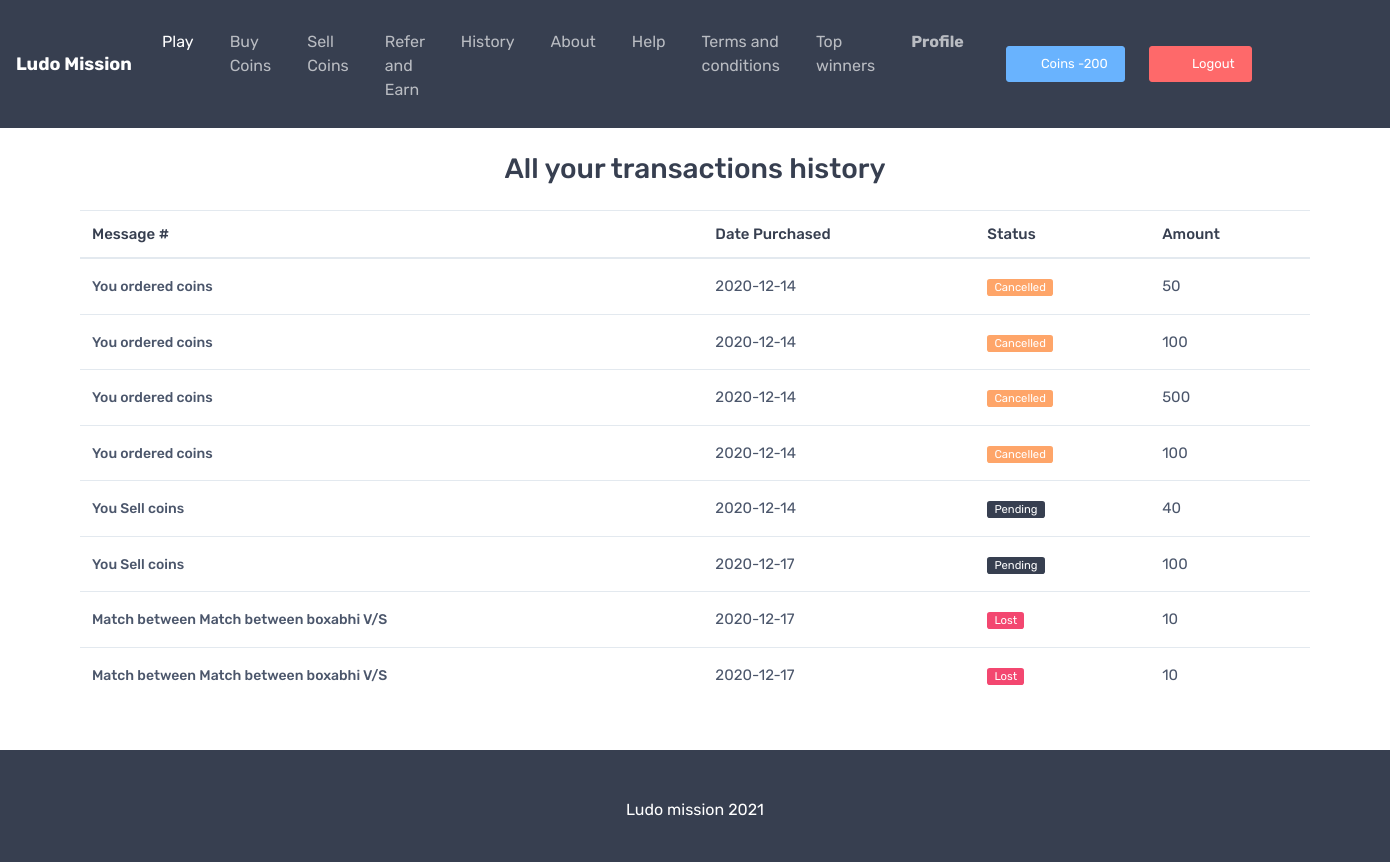
The page /history (signed in) on the database its author committed.
### game/models.py (models this page shows, shortened)
class GameResult(models.Model):
    game = models.ForeignKey(Game, on_delete=models.CASCADE , null=True , blank=True)
    user = models.ForeignKey(User, on_delete=models.CASCADE , null=True , blank=True)
    result = models.CharField(max_length=25 , choices = RESULT ,  default='PENDING')
    reason_of_cancel = models.TextField(blank=True , null=True)
    created_at = models.DateTimeField(auto_now=True)

### home/views.py (the view)
# urls.py: path('history' , history , name="history"),
@login_required(login_url='/accounts/login/')
def history(request):
    if request.user.is_authenticated:
        set_coins(request)
    order_coins = OrderCoins.objects.filter(user = request.user)
    sell_coins = SellCoins.objects.filter(user = request.user)
    game_results = GameResult.objects.filter(user = request.user , game__is_over=True)
    print(game_results)
    results = []
    for order_coins in order_coins:
        result = {}
        result['amount'] = order_coins.amount
        if order_coins.status:
            result['status'] = 'Paid'
        else:
            result['status'] = 'Cancelled'
        result['message'] = 'You ordered coins'
        result['created_at'] = str(order_coins.created_at)[0:10]
        results.append(result)
    for sell_coin in sell_coins:
        result = {}
        result['amount'] = sell_coin.amount
        if sell_coin.is_paid:
            result['status'] = 'Paid'
        else:
            result['status'] = 'Pending'
        result['message'] = 'You Sell coins'
        result['created_at'] = str(sell_coin.created_at)[0:11]
        results.append(result)
    count = 0
    for game_result in game_results:
        count+=1
        result['amount'] = game_result.game.coins
        if game_result.result == 'WON':
            result['status'] = 'Won'
        elif game_result.result == 'LOST':
            result['status'] = 'Lost'
        else:
            result['status'] = 'Cancel'
        vs = 'Match between '
        try:
            player_one = User.objects.get(id = game_result.game.player_one)
            vs += player_one.username
        except User.DoesNotExist:
            pass
        vs += ' V/S '
        print(game_result.game.player_two)
        try:
            player_two = User.objects.get(id = game_result.game.player_two)
            vs += player_two.username
            print(player_two)
        except User.DoesNotExist:
            pass
        result['message'] = 'Match between ' +vs
        result['created_at'] = str(game_result.created_at)[0:11]
        results.append(result)
    print(count)
    history = sorted(results , key=lambda i:i ['created_at'])
    context = {'history' : history}
    return render(request , 'home/history.html' , context)

### home/helpers.py (called while the page is built)
def set_coins(request):
    profile = Profile.objects.filter(user=request.user).first()
    request.session['coins'] = profile.coins

### templates/home/history.html
{% extends "base.html" %}
{% block start %}
<div class="container">
    <h3 class="text-center mb-4">All your transactions history</h3>
<div class="table-responsive font-size-md">
    <table class="table table-hover mb-0">
      <thead>
        <tr>
          <th>Message #</th>
          <th>Date Purchased</th>
          <th>Status</th>
          <th>Amount</th>
        </tr>
      </thead>
      <tbody>
      {% for h in history %}
        <tr>
          <td class="py-3"><a class="nav-link-style font-weight-medium font-size-sm" href="#order-details" data-toggle="modal">{{h.message}}</a></td>
          <td class="py-3">{{h.created_at}}</td>
          <td class="py-3">
            {% if h.status == 'Won' %}
            <span class="badge badge-success m-0">{{h.status}}</span>
            {% elif h.status == 'Lost' %}
            <span class="badge badge-danger m-0">{{h.status}}</span>
            {% elif h.status == 'Cancelled' %}
            <span class="badge badge-warning m-0">{{h.status}}</span>
            {%  else %}
            <span class="badge badge-dark m-0">{{h.status}}</span>
            {% endif %}
          </td>
          <td class="py-3">{{h.amount}}</td>
        </tr>
        {% endfor %}
      </tbody>
    </table>
  </div>
</div>
  {% endblock %}

### rows shown on the page
GameResult: message "Match between Match between boxabhi V/S", created_at "2020-12-17", status "Lost", amount "10"

### other values the page prints
{{ request.session.coins }} "-200"
{{ h.message }} "You ordered coins" "You ordered coins" "You ordered coins" "You ordered coins" "You Sell coins" "You Sell coins"
{{ h.created_at }} "2020-12-14" "2020-12-14" "2020-12-14" "2020-12-14" "2020-12-14" "2020-12-17"
{{ h.status }} "Cancelled" "Cancelled" "Cancelled" "Cancelled"
{{ h.amount }} "50" "100" "500" "100" "40" "100"
{{ h.status }} "Pending" "Pending"
